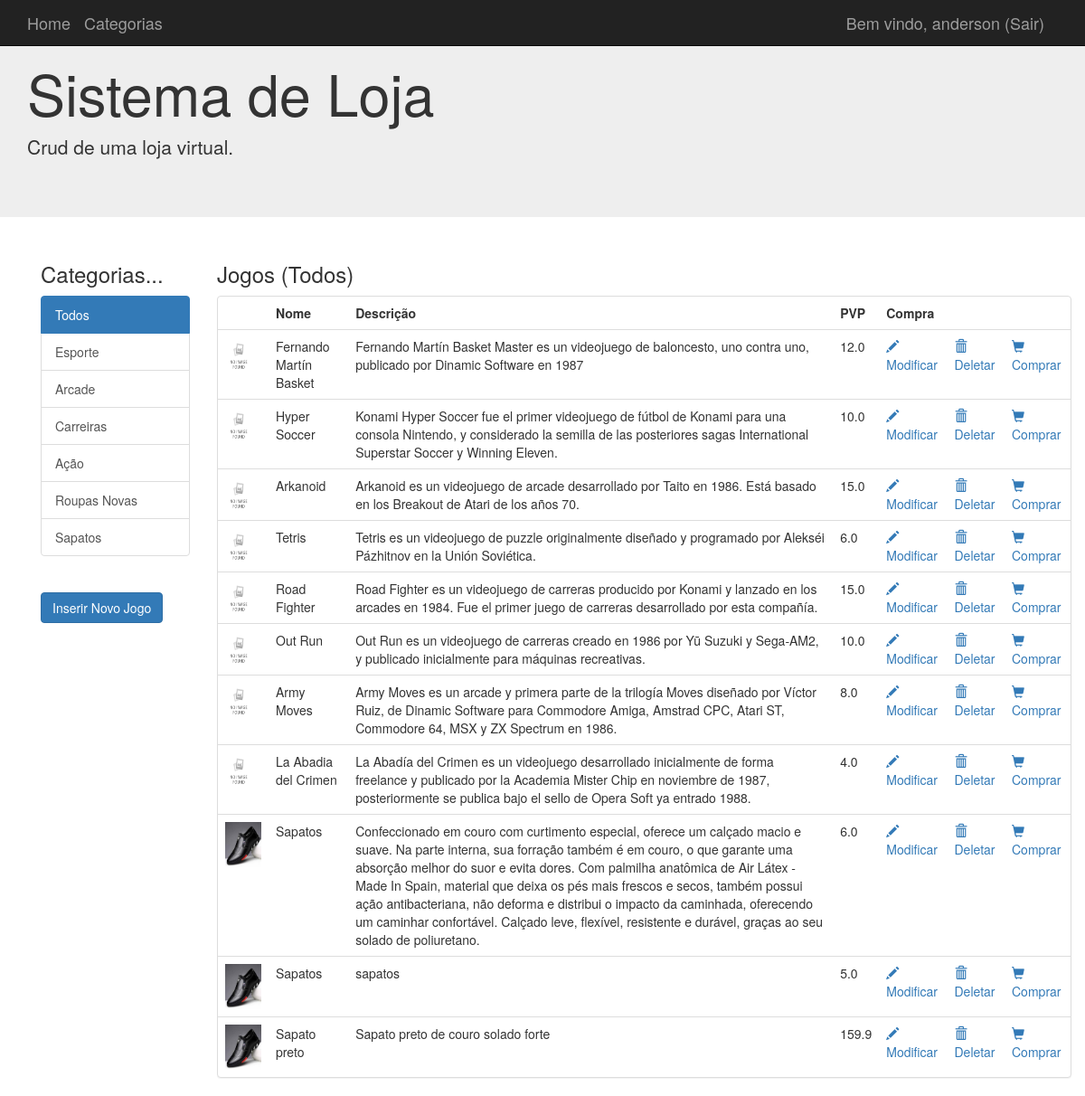
The page / (signed in) on the database its author committed.
### aplicacao/model.py (models this page shows, shortened)
class Categorias(db.Model):
    __tablename__ = 'categorias'
    id = Column(Integer, primary_key=True)
    nome = Column(String(100))
    artigos = relationship("Artigos", backref="Categorias", lazy='dynamic')

class Artigos(db.Model):
    __tablename__ = 'artigos'
    id = Column(Integer, primary_key=True)
    nome = Column(String(100), nullable=False)
    preco = Column(Float, default=0)
    iva = Column(Integer, default=21)
    descricao = Column(String(255))
    image = Column(String(255))
    stock = Column(Integer, default=0)
    CategoriaId = Column(Integer, ForeignKey('categorias.id'), nullable=False)
    categoria = relationship("Categorias", backref="Artigos")

### aplicacao/app.py (the view)
@app.route('/')
@app.route('/categoria/<id>')
def index(id = '0'):
    categoria = Categorias.query.get(id)
    if id == '0':
        artigos = Artigos.query.all()
    else:
        artigos = Artigos.query.filter_by(CategoriaId=id)
    categorias = Categorias.query.all()
    return render_template("index.html", artigos=artigos, categorias=categorias, categoria=categoria)

### aplicacao/templates/index.html (shortened to what this page needs)
    {% extends "base.html" %}
    {% block conteudo  %}
    <div class="container">
      <div class="row">
      <div class="col-md-2">
        <h3>Categorias...</h3>
        <div class="list-group">
          {% for cat in categorias %}
          {% if categoria.nome==cat.nome %}
            <a class="list-group-item active" href='{{url_for("index",id=cat.id)}}'>{{cat.nome}}</a>
          {% else %}
            <a class="list-group-item" href='{{url_for("index", id=cat.id)}}'>{{cat.nome}}</a>
          {% endif%}
          {% endfor %}
        </div>
        <br/>
        <a class="btn btn-primary" href="{{url_for('artigos_new')}}" role="button">Inserir Novo Jogo</a>
        <br/>
      </div>
     <div class="col-md-10">
        <h3>Jogos ({{categoria.nome}})</h3>
        <div class="panel panel-default">
            <table class="table table-hover">
                <tr>
                    <th></th>
                    <th>Nome</th>
                    <th>Descrição</th>
                    <th>PVP</th>
                    <th>Compra</th>
                </tr>
                {% for art in artigos %}
                <tr>
                    {% if art.image %}
                        <td><img style="width:40px; height:50px;" src="{{url_for('static', filename='img/')}}{{art.image}}"/></td>
                    {% else %}
                        <td><img style="width:30px; height:40px;" src="{{url_for('static',filename='img/not-found.jpg')}}"/>
                    {% endif %}
                    <td>{{ art.nome }}</td>
                    <td>{{art.descricao}}</td>
                    <td>{{art.preco}}</td>
                    <td><a href="{{url_for('artigos_edit',id=art.id)}}"><span class="glyphicon glyphicon-pencil"></span> Modificar</a></td>
                    <td><a href="{{url_for('artigos_delete',id=art.id)}}"><span class="glyphicon glyphicon-trash"></span> Deletar</a></td>
                    <td><a href="#"><span class="glyphicon glyphicon-shopping-cart" ></span> Comprar</a></td>
                </tr>
                {% endfor %}
            </table>
        </div>
     </div>
      </div>
    </div>
    {% endblock %}

### rows shown on the page
Categorias: nome "Todos"
Categorias: nome "Esporte"
Categorias: nome "Arcade"
Categorias: nome "Carreiras"
Categorias: nome "Ação"
Categorias: nome "Roupas Novas"
Categorias: nome "Sapatos"
Artigos: nome "Fernando Martín Basket", descricao "Fernando Martín Basket Master es un videojuego de baloncesto, uno contra uno, publicado por Dinamic Software en 1987", preco "12.0"
Artigos: nome "Hyper Soccer", descricao "Konami Hyper Soccer fue el primer videojuego de fútbol de Konami para una consola Nintendo, y considerado la semilla de las posteriores sagas International Superstar Soccer y Winning Eleven.", preco "10.0"
Artigos: nome "Arkanoid", descricao "Arkanoid es un videojuego de arcade desarrollado por Taito en 1986. Está basado en los Breakout de Atari de los años 70.", preco "15.0"
Artigos: nome "Tetris", descricao "Tetris es un videojuego de puzzle originalmente diseñado y programado por Alekséi Pázhitnov en la Unión Soviética.", preco "6.0"
Artigos: nome "Road Fighter", descricao "Road Fighter es un videojuego de carreras producido por Konami y lanzado en los arcades en 1984. Fue el primer juego de carreras desarrollado por esta compañía.", preco "15.0"
Artigos: nome "Out Run", descricao "Out Run es un videojuego de carreras creado en 1986 por Yū Suzuki y Sega-AM2, y publicado inicialmente para máquinas recreativas.", preco "10.0"
Artigos: nome "Army Moves", descricao "Army Moves es un arcade y primera parte de la trilogía Moves diseñado por Víctor Ruiz, de Dinamic Software para Commodore Amiga, Amstrad CPC, Atari ST, Commodore 64, MSX y ZX Spectrum en 1986.", preco "8.0"
Artigos: nome "La Abadia del Crimen", descricao "La Abadía del Crimen es un videojuego desarrollado inicialmente de forma freelance y publicado por la Academia Mister Chip en noviembre de 1987, posteriormente se publica bajo el sello de Opera Soft ya entrado 1988.", preco "4.0"
Artigos: image (picture), nome "Sapatos", descricao "Confeccionado em couro com curtimento especial, oferece um calçado macio e suave. Na parte interna, sua forração também é em couro, o que garante uma absorção melhor do suor e evita dores. Com palmilha anatômica de Air Látex - Made In Spain, material que deixa os pés mais frescos e secos, também possui ação antibacteriana, não deforma e distribui o impacto da caminhada, oferecendo um caminhar confortável. Calçado leve, flexível, resistente e durável, graças ao seu solado de poliuretano.", preco "6.0"
Artigos: image (picture), nome "Sapatos", descricao "sapatos", preco "5.0"
Artigos: image (picture), nome "Sapato preto", descricao "Sapato preto de couro solado forte", preco "159.9"

### other values the page prints
{{ session["username"] }} "anderson"
